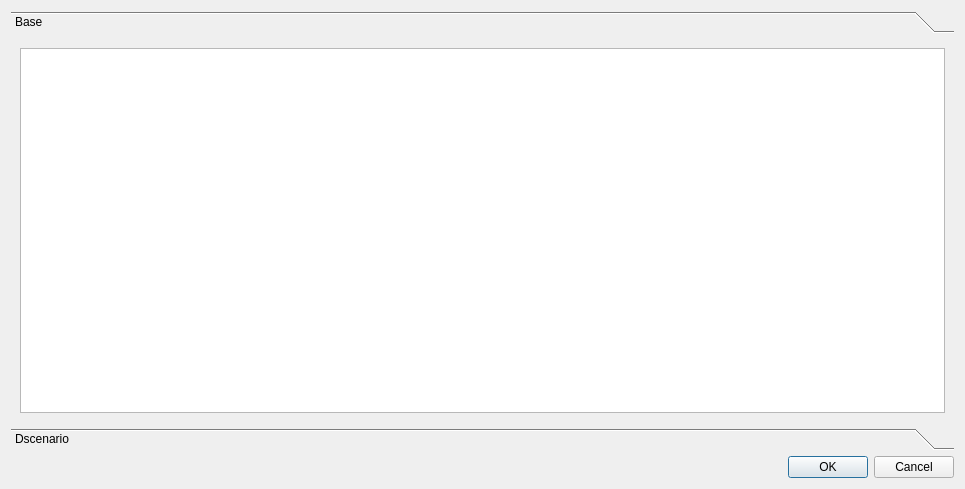
<?xml version="1.0" encoding="UTF-8"?>
<ui version="4.0">
 <class>Dialog</class>
 <widget class="QDialog" name="Dialog">
  <property name="geometry">
   <rect>
    <x>0</x>
    <y>0</y>
    <width>965</width>
    <height>489</height>
   </rect>
  </property>
  <property name="windowTitle">
   <string>Treatment</string>
  </property>
  <layout class="QGridLayout" name="gridLayout_5">
   <item row="0" column="0">
    <widget class="QToolBox" name="toolBox">
     <property name="currentIndex">
      <number>0</number>
     </property>
     <widget class="QWidget" name="page">
      <property name="geometry">
       <rect>
        <x>0</x>
        <y>0</y>
        <width>947</width>
        <height>388</height>
       </rect>
      </property>
      <attribute name="label">
       <string>Base</string>
      </attribute>
      <layout class="QGridLayout" name="gridLayout_4">
       <item row="0" column="0">
        <layout class="QGridLayout" name="lyt_base">
         <item row="0" column="0">
          <widget class="QTableView" name="tbl_treatment"/>
         </item>
        </layout>
       </item>
      </layout>
     </widget>
     <widget class="QWidget" name="page_2">
      <property name="geometry">
       <rect>
        <x>0</x>
        <y>0</y>
        <width>98</width>
        <height>91</height>
       </rect>
      </property>
      <attribute name="label">
       <string>Dscenario</string>
      </attribute>
      <layout class="QGridLayout" name="gridLayout_3">
       <item row="0" column="0">
        <layout class="QGridLayout" name="lyt_dscenario">
         <item row="0" column="0">
          <widget class="QTableView" name="tbl_dscenario_treatment"/>
         </item>
        </layout>
       </item>
      </layout>
     </widget>
    </widget>
   </item>
   <item row="1" column="0">
    <widget class="QDialogButtonBox" name="buttonBox">
     <property name="orientation">
      <enum>Qt::Horizontal</enum>
     </property>
     <property name="standardButtons">
      <set>QDialogButtonBox::Cancel|QDialogButtonBox::Ok</set>
     </property>
    </widget>
   </item>
  </layout>
 </widget>
 <resources/>
 <connections>
  <connection>
   <sender>buttonBox</sender>
   <signal>accepted()</signal>
   <receiver>Dialog</receiver>
   <slot>accept()</slot>
   <hints>
    <hint type="sourcelabel">
     <x>248</x>
     <y>254</y>
    </hint>
    <hint type="destinationlabel">
     <x>157</x>
     <y>274</y>
    </hint>
   </hints>
  </connection>
  <connection>
   <sender>buttonBox</sender>
   <signal>rejected()</signal>
   <receiver>Dialog</receiver>
   <slot>reject()</slot>
   <hints>
    <hint type="sourcelabel">
     <x>316</x>
     <y>260</y>
    </hint>
    <hint type="destinationlabel">
     <x>286</x>
     <y>274</y>
    </hint>
   </hints>
  </connection>
 </connections>
</ui>
